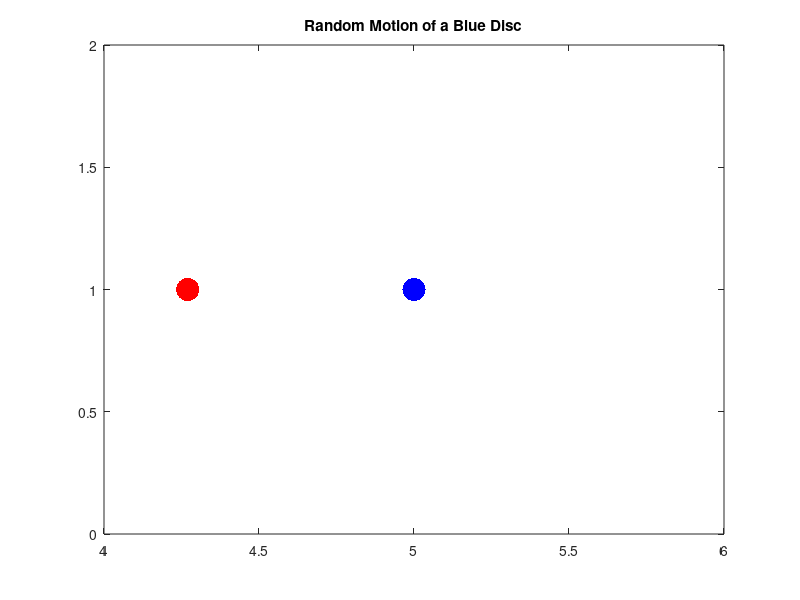

Recreate this plot in MATLAB.
% Title: Random Motion of a Blue Disc in 1D
% Author: Gopi Reddy Rajendran
% Description:
% This MATLAB code simulates the random motion of a blue disc in 1D using a simple random walk model.
% The initial position of the disc is set to 'position' and is plotted as a blue dot with MarkerSize of 50.
% The disc then moves to a new position that is randomly chosen within a range of 'delta_r' units from its current position. The new position is plotted as a red dot with MarkerSize of 50, and the plot is updated using drawnow to show the motion of the disc in real-time.
% Code:
% Clear the workspace and command window
clear;
clc;
% Set the initial position of the disc
position = 5;
% Set the range of displacement for the disc
delta_r = 0.8;
% Plot the initial position of the disc as a blue dot
plot(position, 1, 'b.', 'MarkerSize', 50);
hold on;
% Update the position of the disc to a new random position
new_position = position + 2*(rand-0.5)*delta_r;
% Plot the new position of the disc as a red dot
plot(new_position, 1, 'r.', 'MarkerSize', 50);
% Set plot limits
axis ([4 6 0 2])
title('Random Motion of a Blue Disc'); % Title for the plot
% Update the plot to show the motion of the disc in real-time
drawnow;
% Release the plot hold
hold off;
% End of code
